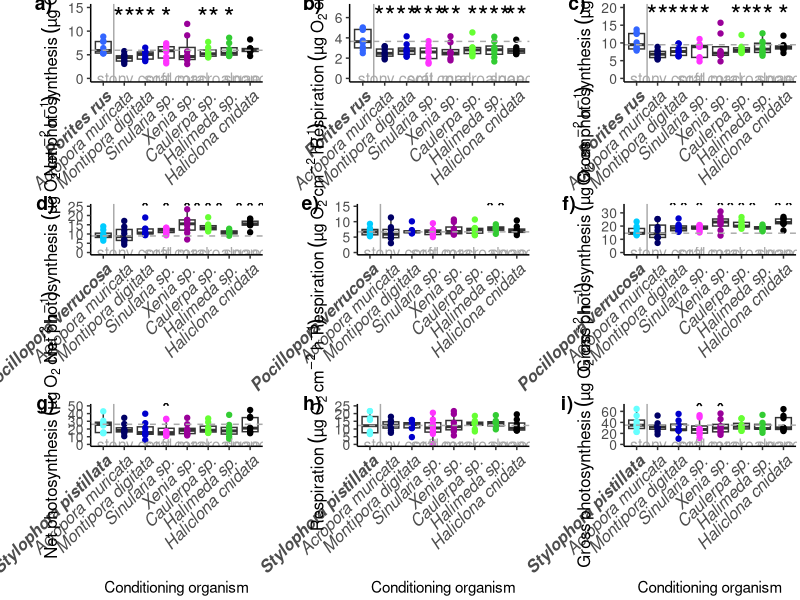
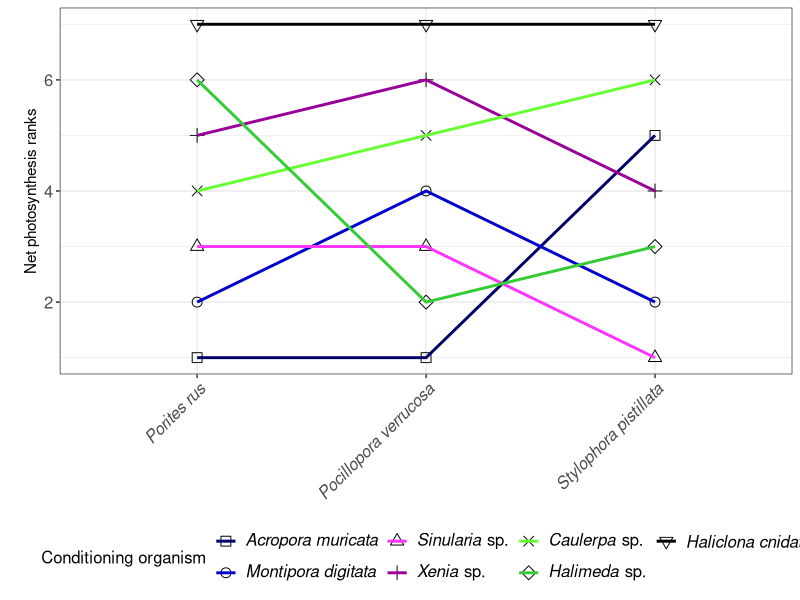
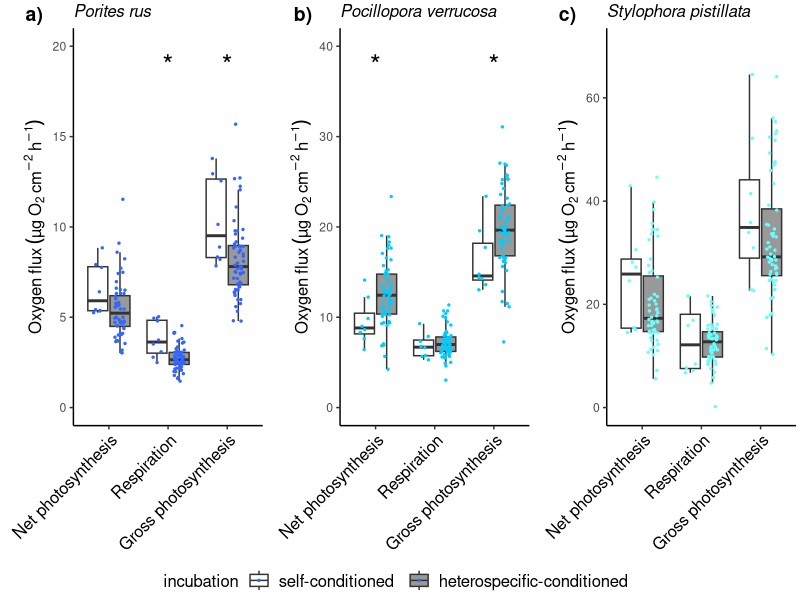
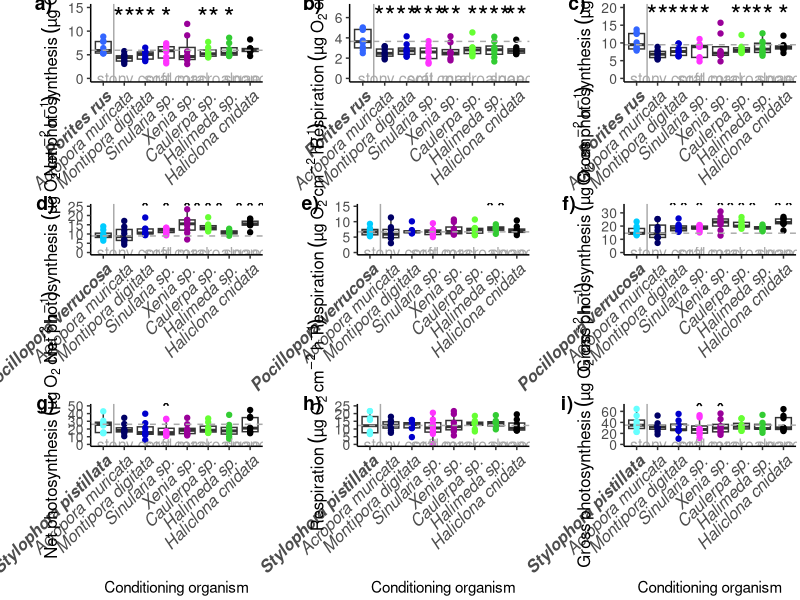
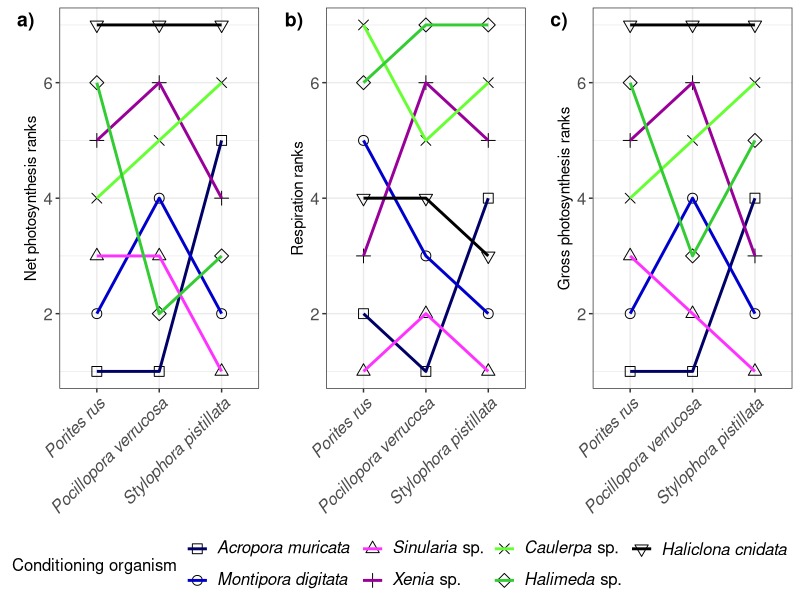

Recreate these plots in R, in order.
#Plots Experiment 1
library(tidyverse)
library(ggplot2)
#library(reshape)
library(rstatix)
#library(patchwork)
library(lubridate)
library(ggpubr)

# read in data_prep produced in Exp1_data_preparation
calc <- read_csv("data_prep.csv")
calc_all <- calc [,c(2:52)]
rm(calc)

calc_all <- mutate_if(calc_all, 
                      is.character, 
                      str_replace_all, pattern = "within-species", replacement = "self-conditioned")


calc_all <- mutate_if(calc_all, 
                      is.character, 
                      str_replace_all, pattern = "off-species", replacement = "heterospecific-conditioned")


#__________________________
# Figure 1
#__________________________
calc_long <- pivot_longer(calc_all, net_photo_ug_h_cm2:gross_photo_ug_h_cm2)

Pru <- calc_long %>% filter(species == "Pru")
Pve <- calc_long %>% filter(species == "Pve")
Spi <- calc_long %>% filter(species == "Spi")

#Porites rus
Pru$incubation<- factor(Pru$incubation, levels = c("self-conditioned", "heterospecific-conditioned"))
Pru$name<- factor(Pru$name, levels = c("net_photo_ug_h_cm2", "respiration_ug_h_cm2", "gross_photo_ug_h_cm2"))

pru <- ggplot(Pru, aes(x = name, y = value, fill = incubation)) +
  scale_color_manual(values=c("#000000")) +
  scale_fill_manual(values=c("#FFFFFF", "#999999")) +
  geom_boxplot(outlier.shape = NA) +
  geom_point(color = "#3366FF", size = 0.5, position = position_jitterdodge(dodge.width = 0.75, jitter.width = 0.35))+
  theme_classic() +
  scale_x_discrete (labels = c("net_photo_ug_h_cm2" = "Net photosynthesis",
                               "respiration_ug_h_cm2" = "Respiration",
                               "gross_photo_ug_h_cm2" = "Gross photosynthesis")) +
  ylim(0,20)+
  labs(y = expression(Oxygen~flux~(µg~O[2]~cm^{-2}~h^{-1}))) +
  annotate("text", x = 2, y = 19, size = 7, label = c("*"), color = "black") +
  annotate("text", x = 3, y = 19, size = 7, label = c("*"), color = "black") +
  ggtitle("Porites rus") +
  theme(plot.margin = unit(c(0.1,0.1,0.1,0.6), "cm"), 
        axis.title.y = element_text(size = 12, hjust = 0.5),
        axis.text.x = element_text(size = 12, color = "black", angle = 45, hjust= 1),
        axis.title.x = element_blank(),
        plot.title=element_text(face="italic", size=12)) +
  theme(legend.position = "bottom",
        legend.title = element_text(size = 12),
        legend.text = element_text(size = 12)) + guides(color="none")

# Pocillopora verrucosa
Pve$incubation<- factor(Pve$incubation, levels = c("self-conditioned", "heterospecific-conditioned"))
Pve$name<- factor(Pve$name, levels = c("net_photo_ug_h_cm2", "respiration_ug_h_cm2", "gross_photo_ug_h_cm2"))

pve <- ggplot(Pve, aes(x = name, y = value, fill = incubation)) +
  scale_color_manual(values=c("#000000")) +
  scale_fill_manual(values=c("#FFFFFF", "#999999")) +
  geom_boxplot(outlier.shape = NA) +
  geom_point(color = "#00CCFF", size = 0.5, position = position_jitterdodge(dodge.width = 0.75, jitter.width = 0.35))+
  theme_classic() +
  scale_x_discrete (labels = c("net_photo_ug_h_cm2" = "Net photosynthesis",
                               "respiration_ug_h_cm2" = "Respiration",
                               "gross_photo_ug_h_cm2" = "Gross photosynthesis")) +
  ylim(0,40)+
  labs(y = expression(Oxygen~flux~(µg~O[2]~cm^{-2}~h^{-1}))) +
  annotate("text", x = 1, y = 38, size = 7, label = c("*"), color = "black") +
  annotate("text", x = 3, y = 38, size = 7, label = c("*"), color = "black") +
  ggtitle("Pocillopora verrucosa") +
  theme(plot.margin = unit(c(0.1,0.1,0.1,0.6), "cm"),
        plot.title = element_text(size = 12, face = "italic"),
        axis.title.y = element_text(size = 12, hjust = 0.5), 
        axis.text.x = element_text(size = 12, color = "black", angle = 45, hjust= 1),
        axis.title.x = element_blank()) +
  theme(legend.position = "bottom",
        legend.title = element_text(size = 12),
        legend.text = element_text(size = 12)) + guides(color="none")

# Stylophora pistillata
Spi$incubation<- factor(Spi$incubation, levels = c("self-conditioned", "heterospecific-conditioned"))
Spi$name<- factor(Spi$name, levels = c("net_photo_ug_h_cm2", "respiration_ug_h_cm2", "gross_photo_ug_h_cm2"))

spi <- ggplot(Spi, aes(x = name, y = value, fill = incubation)) +
  scale_color_manual(values=c("#000000")) +
  scale_fill_manual(values=c("#FFFFFF", "#999999")) +
  geom_boxplot(outlier.shape = NA) +
  geom_point(color = "#66FFFF", size = 0.5, position = position_jitterdodge(dodge.width = 0.75, jitter.width = 0.35))+
  theme_classic() +
  scale_x_discrete (labels = c("net_photo_ug_h_cm2" = "Net photosynthesis",
                               "respiration_ug_h_cm2" = "Respiration",
                               "gross_photo_ug_h_cm2" = "Gross photosynthesis")) +
  labs(y = expression(Oxygen~flux~(µg~O[2]~cm^{-2}~h^{-1}))) +
  ylim(0,70)+
  ggtitle("Stylophora pistillata") +
  theme(plot.margin = unit(c(0.1,0.1,0.1,0.6), "cm"), 
        plot.title = element_text(size = 12, face = "italic"),
        axis.title.y = element_text(size= 12, hjust = 0.5), 
        axis.text.x = element_text(size = 12, color = "black", angle = 45, hjust= 1),
        axis.title.x = element_blank()) +
  theme(legend.position = "bottom",
        legend.title = element_text(size = 12),
        legend.text = element_text(size = 12)) + guides(color="none")

arranged_Figure1 <- ggarrange(pru, pve, spi,
                                               labels = c("a)", "b)", "c)"),
                                               label.x = 0,
                                               label.y = 0.95,
                                               common.legend = TRUE,
                                               legend = "bottom",
                                               ncol = 3, nrow = 1,
                                               hjust = -1.5,
                                               vjust = -0.5) +
  theme(legend.text = element_text(size = 22))

ggsave("Figures/Figure1.png", width=11, height = 5, 
       limitsize = FALSE, dpi = 700, arranged_Figure1)

rm(pru, pve, spi, Pru, Pve, Spi, arranged_Figure1, calc_long)


#_______________________________________________
# Figure 2
#_______________________________________________
#####Porites rus Net, resp, gross
pru<-calc_all %>% 
  filter(species=="Pru")

pru$cond_organism<- factor(pru$cond_organism, levels = c("Pru", "Amu","Mdi", "Ssp","Xsp","Csp","Hsp","Hcn"))
pru$genus<- factor(pru$genus, levels = c("stony coral","soft coral","macroalgae","sponge"))

#P. rus netto
net <- ggplot(pru, aes(x = cond_organism, y = net_photo_ug_h_cm2)) +
  geom_boxplot(outlier.shape = NA) +
  theme_classic() +
  geom_point(aes(colour = cond_organism)) +
  scale_colour_manual(name = NULL,
                      values = c("#3366FF","#000066", "#0000CC","#FF33FF",
                                 "#990099","#66FF33","#33CC33", "#000000")) +
  geom_vline(xintercept = 1.5, linetype = 1, color = "darkgrey") +
  geom_hline(yintercept = 5.95, linetype = 2, color = "darkgrey") +
  ylim(0,15)+  
  labs(y=expression(Net~photosynthesis~(µg~O[2]~cm^{-2}~h^{-1}))) +
  scale_x_discrete (labels = c("Pru" = "Porites rus", "Amu" = "Acropora muricata",
                               "Mdi" = "Montipora digitata","Ssp" = "Sinularia sp.","Xsp"  = "Xenia sp.", 
                               "Csp" = "Caulerpa sp.","Hsp" = "Halimeda sp.", "Hcn" ="Haliclona cnidata"))+
  guides(fill=FALSE) +
  guides(alpha=FALSE) +
  theme_classic() +
  theme(plot.margin = unit(c(0.1,0.1,0.1,1), "cm"), axis.title.y = element_text(size = 12, hjust = 0.5))+
  annotate("text", x = 2.5, y = 0, size = 4, label = c("stony coral"), color = "darkgrey")+
  annotate("text", x = 4.5, y = 0, size = 4, label = c("soft coral"), color = "darkgrey")+
  annotate("text", x = 6.5, y = 0, size = 4, label = c("macroalgae"), color = "darkgrey")+
  annotate("text", x = 8, y = 0, size = 4, label = c("sponge"), color = "darkgrey") +
  annotate("text", x = 2, y = 13, size = 7, label = c("**"), color = "black") +
  annotate("text", x = 3, y = 13, size = 7, label = c("**"), color = "black") +
  annotate("text", x = 4, y = 13, size = 7, label = c("*"), color = "black") +
  annotate("text", x = 6, y = 13, size = 7, label = c("**"), color = "black") +
  annotate("text", x = 7, y = 13, size = 7, label = c("*"), color = "black") +
  theme(legend.position = "none") +
  theme(axis.title.x=element_blank()) +
  theme(axis.text.y = element_text(size = 10)) +
  theme(axis.text.x = element_text(size = 12, face = c("bold.italic", "italic", "italic", "italic","italic",
                                                       "italic", "italic", "italic"),
                                   angle = 45, vjust = 1, hjust=1))

# P. rus respiration
resp <- ggplot(pru, aes(x = cond_organism, y = respiration_ug_h_cm2)) +
  geom_boxplot(outlier.shape = NA) +
  theme_classic() +
  geom_point(aes(colour = cond_organism)) +
  scale_colour_manual(name = NULL,
                      values = c("#3366FF","#000066", "#0000CC","#FF33FF",
                                 "#990099","#66FF33","#33CC33", "#000000")) +
  geom_vline(xintercept = 1.5, linetype = 1, color = "darkgrey") +
  geom_hline(yintercept = 3.65, linetype = 2, color = "darkgrey") +
  ylim(0,7)+  
  labs(y=expression(Respiration~(µg~O[2]~cm^{-2}~h^{-1}))) +
  scale_x_discrete (labels = c("Pru" = "Porites rus", "Amu" = "Acropora muricata",
                               "Mdi" = "Montipora digitata","Ssp" = "Sinularia sp.","Xsp"  = "Xenia sp.", 
                               "Csp" = "Caulerpa sp.","Hsp" = "Halimeda sp.", "Hcn" ="Haliclona cnidata")) +
  guides(fill=FALSE) +
  guides(alpha=FALSE) +
  theme_classic() +
  theme(plot.margin = unit(c(0.1,0.1,0.1,1), "cm"), axis.title.y = element_text(size = 12, hjust = 0.5))+
  annotate("text", x = 2.5, y = 0, size = 4, label = c("stony coral"), color = "darkgrey")+
  annotate("text", x = 4.5, y = 0, size = 4, label = c("soft coral"), color = "darkgrey")+
  annotate("text", x = 6.5, y = 0, size = 4, label = c("macroalgae"), color = "darkgrey")+
  annotate("text", x = 8, y = 0, size = 4, label = c("sponge"), color = "darkgrey") +
  annotate("text", x = 2, y = 6.2, size = 7, label = c("**"), color = "black")+
  annotate("text", x = 3, y = 6.2, size = 7, label = c("**"), color = "black")+
  annotate("text", x = 4, y = 6.2, size = 7, label = c("***"), color = "black")+
  annotate("text", x = 5, y = 6.2, size = 7, label = c("**"), color = "black")+
  annotate("text", x = 6, y = 6.2, size = 7, label = c("*"), color = "black")+
  annotate("text", x = 7, y = 6.2, size = 7, label = c("***"), color = "black")+
  annotate("text", x = 8, y = 6.2, size = 7, label = c("**"), color = "black")+
  theme(legend.position = "none") +
  theme(axis.title.x=element_blank()) +
  theme(axis.text.y = element_text(size = 10)) +
  theme(axis.text.x = element_text(size = 12, face = c("bold.italic", "italic", "italic", "italic","italic",
                                                       "italic", "italic", "italic"),
                                   angle = 45, vjust = 1, hjust=1))

# P. rus gross
gross <- ggplot(pru, aes(x = cond_organism, y = gross_photo_ug_h_cm2)) +
  geom_boxplot(outlier.shape = NA) +
  theme_classic() +
  geom_point(aes(colour = cond_organism)) +
  scale_colour_manual(name = NULL,
                      values = c("#3366FF","#000066", "#0000CC","#FF33FF",
                                 "#990099","#66FF33","#33CC33", "#000000")) +
  geom_vline(xintercept = 1.5, linetype = 1, color = "darkgrey") +
  geom_hline(yintercept = 9.5, linetype = 2, color = "darkgrey") +
  ylim(0,20)+  
  labs(y=expression(Gross~photosynthesis~(µg~O[2]~cm^{-2}~h^{-1}))) +
  scale_x_discrete (labels = c("Pru" = "Porites rus", "Amu" = "Acropora muricata",
                               "Mdi" = "Montipora digitata","Ssp" = "Sinularia sp.","Xsp"  = "Xenia sp.", 
                               "Csp" = "Caulerpa sp.","Hsp" = "Halimeda sp.", "Hcn" ="Haliclona cnidata")) +
  guides(fill=FALSE) +
  guides(alpha=FALSE) +
  theme_classic() +
  theme(plot.margin = unit(c(0.1,0.1,0.1,1), "cm"), axis.title.y = element_text(size = 12, hjust = 0.5))+
  annotate("text", x = 2.5, y = 0, size = 4, label = c("stony coral"), color = "darkgrey")+
  annotate("text", x = 4.5, y = 0, size = 4, label = c("soft coral"), color = "darkgrey")+
  annotate("text", x = 6.5, y = 0, size = 4, label = c("macroalgae"), color = "darkgrey")+
  annotate("text", x = 8, y = 0, size = 4, label = c("sponge"), color = "darkgrey") +
  annotate("text", x = 2, y = 18, size = 7, label = c("**"), color = "black")+
  annotate("text", x = 3, y = 18, size = 7, label = c("**"), color = "black")+
  annotate("text", x = 4, y = 18, size = 7, label = c("**"), color = "black")+
  annotate("text", x = 6, y = 18, size = 7, label = c("**"), color = "black")+
  annotate("text", x = 7, y = 18, size = 7, label = c("**"), color = "black")+
  annotate("text", x = 8, y = 18, size = 7, label = c("*"), color = "black")+
  theme(legend.position = "none") +
  theme(axis.title.x=element_blank()) +
  theme(axis.text.y = element_text(size = 10)) +
  theme(axis.text.x = element_text(size = 12, face = c("bold.italic", "italic", "italic", "italic","italic",
                                                       "italic", "italic", "italic"),
                                   angle = 45, vjust = 1, hjust=1))

#####merge 3 plots of P. rus
arranged_Pru <- ggarrange(net, resp, gross,
                          labels = c("a)", "b)", "c)"),
                          label.x = 0.035,
                          label.y = 0.95,
                          common.legend = TRUE,
                          legend = "none",
                          ncol = 3, nrow = 1,
                          hjust = -1.5,
                          vjust = 0) 

rm(gross, net, resp, pru)

#####P. verrucosa Net, resp, gross
pve<-calc_all %>% 
  filter(species=="Pve")

pve$cond_organism<- factor(pve$cond_organism, 
                           levels = c("Pve", "Amu","Mdi", "Ssp","Xsp","Csp","Hsp","Hcn"))

# P. verrucosa netto
net <- ggplot(pve, aes(x = cond_organism, y = net_photo_ug_h_cm2)) +
  geom_boxplot(outlier.shape = NA) +
  theme_classic() +
  geom_point(aes(colour = cond_organism)) +
  scale_colour_manual(name = NULL,
                      values = c("#00CCFF","#000066", "#0000CC","#FF33FF",
                                 "#990099","#66FF33","#33CC33", "#000000")) +
  geom_vline(xintercept = 1.5, linetype = 1, color = "darkgrey") +
  geom_hline(yintercept = 8.95, linetype = 2, color = "darkgrey") +
  ylim(0,25)+  
  labs(y=expression(Net~photosynthesis~(µg~O[2]~cm^{-2}~h^{-1}))) +
  scale_x_discrete (labels = c("Pve" = "Pocillopora verrucosa", "Amu" = "Acropora muricata",
                               "Mdi" = "Montipora digitata","Ssp" = "Sinularia sp.","Xsp"  = "Xenia sp.", 
                               "Csp" = "Caulerpa sp.","Hsp" = "Halimeda sp.", "Hcn" ="Haliclona cnidata")) +
  guides(fill=FALSE) +
  guides(alpha=FALSE) +
  theme_classic() +
  theme(plot.margin = unit(c(0.1,0.1,0.1,1), "cm"), axis.title.y = element_text(size = 12, hjust = 0.5))+
  annotate("text", x = 2.5, y = 0, size = 4, label = c("stony coral"), color = "darkgrey")+
  annotate("text", x = 4.5, y = 0, size = 4, label = c("soft coral"), color = "darkgrey")+
  annotate("text", x = 6.5, y = 0, size = 4, label = c("macroalgae"), color = "darkgrey")+
  annotate("text", x = 8, y = 0, size = 4, label = c("sponge"), color = "darkgrey") +
  annotate("text", x = 3, y = 24, size = 7, label = c("*"), color = "black")+
  annotate("text", x = 4, y = 24, size = 7, label = c("*"), color = "black")+
  annotate("text", x = 5, y = 24, size = 7, label = c("*"), color = "black")+
  annotate("text", x = 6, y = 24, size = 7, label = c("***"), color = "black")+
  annotate("text", x = 8, y = 24, size = 7, label = c("***"), color = "black")+
  theme(legend.position = "none") +
  theme(axis.text.y = element_text(size = 10)) +
  theme(axis.title.x=element_blank()) +
  theme(axis.text.x = element_text(size = 12, face = c("bold.italic", "italic", "italic", "italic","italic",
                                                       "italic", "italic", "italic"),
                                   angle = 45, vjust = 1, hjust=1))

# P. verrucosa respiration
resp <- ggplot(pve, aes(x = cond_organism, y = respiration_ug_h_cm2)) +
  geom_boxplot(outlier.shape = NA) +
  theme_classic() +
  geom_point(aes(colour = cond_organism)) +
  scale_colour_manual(name = NULL,
                      values = c("#00CCFF","#000066", "#0000CC","#FF33FF",
                                 "#990099","#66FF33","#33CC33", "#000000")) +
  geom_vline(xintercept = 1.5, linetype = 1, color = "darkgrey") +
  geom_hline(yintercept = 6.7, linetype = 2, color = "darkgrey") +
  ylim(0,15)+  
  labs(y=expression(Respiration~(µg~O[2]~cm^{-2}~h^{-1}))) +
  scale_x_discrete (labels = c("Pve" = "Pocillopora verrucosa", "Amu" = "Acropora muricata",
                               "Mdi" = "Montipora digitata","Ssp" = "Sinularia sp.","Xsp"  = "Xenia sp.", 
                               "Csp" = "Caulerpa sp.","Hsp" = "Halimeda sp.", "Hcn" ="Haliclona cnidata")) +
  guides(fill=FALSE) +
  guides(alpha=FALSE) +
  theme_classic() +
  theme(plot.margin = unit(c(0.1,0.1,0.1,1), "cm"), axis.title.y = element_text(size = 12, hjust = 0.5))+
  annotate("text", x = 2.5, y = 0, size = 4, label = c("stony coral"), color = "darkgrey")+
  annotate("text", x = 4.5, y = 0, size = 4, label = c("soft coral"), color = "darkgrey")+
  annotate("text", x = 6.5, y = 0, size = 4, label = c("macroalgae"), color = "darkgrey")+
  annotate("text", x = 8, y = 0, size = 4, label = c("sponge"), color = "darkgrey") +
  annotate("text", x = 7, y = 14.5, size = 7, label = c("**"), color = "black")+
  theme(legend.position = "none") +
  theme(axis.title.x=element_blank()) +
  theme(axis.text.y = element_text(size = 10)) +
  theme(axis.text.x = element_text(size = 12, face = c("bold.italic", "italic", "italic", "italic","italic",
                                                       "italic", "italic", "italic"),
                                   angle = 45, vjust = 1, hjust=1))

# P. verrucosa gross
gross <- ggplot(pve, aes(x = cond_organism, y = gross_photo_ug_h_cm2)) +
  geom_boxplot(outlier.shape = NA) +
  theme_classic() +
  geom_point(aes(colour = cond_organism)) +
  scale_colour_manual(name = NULL,
                      values = c("#00CCFF","#000066", "#0000CC","#FF33FF",
                                 "#990099","#66FF33","#33CC33", "#000000")) +
  geom_vline(xintercept = 1.5, linetype = 1, color = "darkgrey") +
  geom_hline(yintercept = 14.6, linetype = 2, color = "darkgrey") +
  ylim(0,35)+  
  labs(y=expression(Gross~photosynthesis~(µg~O[2]~cm^{-2}~h^{-1}))) +
  scale_x_discrete (labels = c("Pve" = "Pocillopora verrucosa", "Amu" = "Acropora muricata",
                               "Mdi" = "Montipora digitata","Ssp" = "Sinularia sp.","Xsp"  = "Xenia sp.", 
                               "Csp" = "Caulerpa sp.","Hsp" = "Halimeda sp.", "Hcn" ="Haliclona cnidata")) +
  guides(fill=FALSE) +
  guides(alpha=FALSE) +
  theme_classic() +
  theme(plot.margin = unit(c(0.1,0.1,0.1,1), "cm"), axis.title.y = element_text(size = 12, hjust = 0.5))+
  annotate("text", x = 2.5, y = 0, size = 4, label = c("stony coral"), color = "darkgrey")+
  annotate("text", x = 4.5, y = 0, size = 4, label = c("soft coral"), color = "darkgrey")+
  annotate("text", x = 6.5, y = 0, size = 4, label = c("macroalgae"), color = "darkgrey")+
  annotate("text", x = 8, y = 0, size = 4, label = c("sponge"), color = "darkgrey") +
  annotate("text", x = 3, y = 34, size = 7, label = c("**"), color = "black")+
  annotate("text", x = 4, y = 34, size = 7, label = c("*"), color = "black")+
  annotate("text", x = 5, y = 34, size = 7, label = c("*"), color = "black")+
  annotate("text", x = 6, y = 34, size = 7, label = c("***"), color = "black")+
  annotate("text", x = 8, y = 34, size = 7, label = c("**"), color = "black")+
  theme(legend.position = "none") +
  theme(axis.title.x=element_blank()) +
  theme(axis.text.y = element_text(size = 10))+
  theme(axis.text.x = element_text(size = 12, face = c("bold.italic", "italic", "italic", "italic","italic",
                                                       "italic", "italic", "italic"),
                                   angle = 45, vjust = 1, hjust=1))

#####merge 3 plots of P. verrucosa
arranged_Pve <- ggarrange(net, resp, gross,
                          labels = c("d)", "e)", "f)"),
                          label.x = 0.035,
                          label.y = 0.95,
                          common.legend = TRUE,
                          legend = "none",
                          ncol = 3, nrow = 1,
                          hjust = -1.5,
                          vjust = 0)

rm(gross, net, resp, pve)


#####S. pistillata Net, resp, gross
spi<-calc_all %>% 
  filter(species=="Spi")

spi$cond_organism<- factor(spi$cond_organism, levels = c("Spi", "Amu","Mdi", "Ssp","Xsp","Csp","Hsp","Hcn"))

# S. pistillata netto
net <- ggplot(spi, aes(x = cond_organism, y = net_photo_ug_h_cm2)) +
  geom_boxplot(outlier.shape = NA) +
  theme_classic() +
  geom_point(aes(colour = cond_organism)) +
  scale_colour_manual(name = NULL,
                      values = c("#66FFFF","#000066", "#0000CC","#FF33FF",
                                 "#990099","#66FF33","#33CC33", "#000000")) +
  geom_vline(xintercept = 1.5, linetype = 1, color = "darkgrey") +
  geom_hline(yintercept = 26.1, linetype = 2, color = "darkgrey") +
  ylim(0,50)+  
  labs(x="Conditioning organism", y=expression(Net~photosynthesis~(µg~O[2]~cm^{-2}~h^{-1}))) +
  scale_x_discrete (labels = c("Spi" = "Stylophora pistillata", "Amu" = "Acropora muricata",
                               "Mdi" = "Montipora digitata","Ssp" = "Sinularia sp.","Xsp"  = "Xenia sp.", 
                               "Csp" = "Caulerpa sp.","Hsp" = "Halimeda sp.", "Hcn" ="Haliclona cnidata")) +
  guides(fill=FALSE) +
  guides(alpha=FALSE) +
  theme_classic() +
  theme(plot.margin = unit(c(0.1,0.1,0.1,1), "cm"), axis.title.y = element_text(size = 12, hjust = 0.5))+
  annotate("text", x = 2.5, y = 0, size = 4, label = c("stony coral"), color = "darkgrey")+
  annotate("text", x = 4.5, y = 0, size = 4, label = c("soft coral"), color = "darkgrey")+
  annotate("text", x = 6.5, y = 0, size = 4, label = c("macroalgae"), color = "darkgrey")+
  annotate("text", x = 8, y = 0, size = 4, label = c("sponge"), color = "darkgrey") +
  annotate("text", x = 4, y = 47, size = 7, label = c("*"), color = "black")+
  theme(legend.position = "none") +
  theme(axis.text.y = element_text(size = 10)) +
  theme(axis.text.x = element_text(size = 12, face = c("bold.italic", "italic", "italic", "italic","italic",
                                                       "italic", "italic", "italic"),
                                   angle = 45, vjust = 1, hjust=1))


# S. pistillata respiraton
resp <- ggplot(spi, aes(x = cond_organism, y = respiration_ug_h_cm2)) +
  geom_boxplot(outlier.shape = NA) +
  theme_classic() +
  geom_point(aes(colour = cond_organism)) +
  scale_colour_manual(name = NULL,
                      values = c("#66FFFF","#000066", "#0000CC","#FF33FF",
                                 "#990099","#66FF33","#33CC33", "#000000")) +
  geom_vline(xintercept = 1.5, linetype = 1, color = "darkgrey") +
  geom_hline(yintercept = 12.3, linetype = 2, color = "darkgrey") +
  ylim(0,25)+  
  labs(x="Conditioning organism", y=expression(Respiration~(µg~O[2]~cm^{-2}~h^{-1}))) +
  scale_x_discrete (labels = c("Spi" = "Stylophora pistillata", "Amu" = "Acropora muricata",
                               "Mdi" = "Montipora digitata","Ssp" = "Sinularia sp.","Xsp"  = "Xenia sp.", 
                               "Csp" = "Caulerpa sp.","Hsp" = "Halimeda sp.", "Hcn" ="Haliclona cnidata")) +
  guides(fill=FALSE) +
  guides(alpha=FALSE) +
  theme_classic() +
  theme(plot.margin = unit(c(0.1,0.1,0.1,1), "cm"), axis.title.y = element_text(size = 12, hjust = 0.5))+
  annotate("text", x = 2.5, y = 0, size = 4, label = c("stony coral"), color = "darkgrey")+
  annotate("text", x = 4.5, y = 0, size = 4, label = c("soft coral"), color = "darkgrey")+
  annotate("text", x = 6.5, y = 0, size = 4, label = c("macroalgae"), color = "darkgrey")+
  annotate("text", x = 8, y = 0, size = 4, label = c("sponge"), color = "darkgrey") +
  theme(legend.position = "none") +
  theme(axis.text.y = element_text(size = 10)) +
  theme(axis.text.x = element_text(size = 12, face = c("bold.italic", "italic", "italic", "italic","italic",
                                                       "italic", "italic", "italic"),
                                   angle = 45, vjust = 1, hjust=1))



# S. pistillata gross
gross <- ggplot(spi, aes(x = cond_organism, y = gross_photo_ug_h_cm2)) +
  geom_boxplot(outlier.shape = NA) +
  theme_classic() +
  geom_point(aes(colour = cond_organism)) +
  scale_colour_manual(name = NULL,
                      values = c("#66FFFF","#000066", "#0000CC","#FF33FF",
                                 "#990099","#66FF33","#33CC33", "#000000")) +
  geom_vline(xintercept = 1.5, linetype = 1, color = "darkgrey") +
  geom_hline(yintercept = 35, linetype = 2, color = "darkgrey") +
  ylim(0,70)+  
  labs(x="Conditioning organism", y=expression(Gross~photosynthesis~(µg~O[2]~cm^{-2}~h^{-1}))) +
  scale_x_discrete (labels = c("Spi" = "Stylophora pistillata", "Amu" = "Acropora muricata",
                               "Mdi" = "Montipora digitata","Ssp" = "Sinularia sp.","Xsp"  = "Xenia sp.", 
                               "Csp" = "Caulerpa sp.","Hsp" = "Halimeda sp.", "Hcn" ="Haliclona cnidata")) +
  guides(fill=FALSE) +
  guides(alpha=FALSE) +
  theme_classic() +
  theme(plot.margin = unit(c(0.1,0.1,0.1,1), "cm"), axis.title.y = element_text(size = 12, hjust = 0.5))+
  annotate("text", x = 2.5, y = 0, size = 4, label = c("stony coral"), color = "darkgrey")+
  annotate("text", x = 4.5, y = 0, size = 4, label = c("soft coral"), color = "darkgrey")+
  annotate("text", x = 6.5, y = 0, size = 4, label = c("macroalgae"), color = "darkgrey")+
  annotate("text", x = 8, y = 0, size = 4, label = c("sponge"), color = "darkgrey") +
  annotate("text", x = 4, y = 65, size = 7, label = c("*"), color = "black")+
  annotate("text", x = 5, y = 65, size = 7, label = c("*"), color = "black")+
  theme(legend.position = "none") +
  theme(axis.text.y = element_text(size = 10)) +
  theme(axis.text.x = element_text(size = 12, face = c("bold.italic", "italic", "italic", "italic","italic",
                                                       "italic", "italic", "italic"),
                                   angle = 45, vjust = 1, hjust=1))

#####merge 3 plots of S. pistillata
arranged_Spi <- ggarrange(net, resp, gross,
                          labels = c("g)", "h)", "i)"),
                          label.x = 0.035,
                          label.y = 0.95,
                          common.legend = TRUE,
                          legend = "none",
                          ncol = 3, nrow = 1,
                          hjust = -1.5,
                          vjust = 0)

rm(gross, net, resp, spi)

####merge all arranged_species to one plot
Figure2 <- ggarrange(arranged_Pru, arranged_Pve, arranged_Spi,
                         # label.x = 0,
                        #  label.y = 0.95,
                          common.legend = TRUE,
                          legend = "none",
                          ncol = 1, nrow = 3,
                          hjust = -0.5,
                          vjust = 0)

Figure2
ggsave("Figures/Figure2.png", width=15, height = 15, limitsize = FALSE, dpi = 700, Figure2)
rm(arranged_Pru, arranged_Pve, arranged_Spi, Figure2)


#___________________________________________________
# Figure3
#___________________________________________________
######create Score to identify the top and worst influencer
########Rank for Net photosynthesis
External <- calc_all %>% filter(incubation=="heterospecific-conditioned")

###separate by incubated species
Pru <- External %>% filter(species == "Pru")
Pve <- External %>% filter(species == "Pve")
Spi <- External %>% filter(species == "Spi")

rm(External)

# Mean per day net photo
Pru_merged <- Pru %>% group_by(cond_organism) %>% summarise(mean_Pru_net=mean(net_photo_ug_h_cm2))
Spi_merged <- Spi %>% group_by(cond_organism) %>% summarise(mean_Spi_net=mean(net_photo_ug_h_cm2))
Pve_merged <- Pve %>% group_by(cond_organism) %>% summarise(mean_Pve_net=mean(net_photo_ug_h_cm2))

# Merge tables net photo
Pru <- left_join(Pru, Pru_merged, by= "cond_organism")
Spi <- left_join(Spi, Spi_merged, by= "cond_organism")
Pve <- left_join(Pve, Pve_merged, by= "cond_organism")

# rank by conditioning organism
Pru_rank_net <- Pru %>% select(c(cond_organism, mean_Pru_net)) %>% distinct() %>% mutate(rank_Pru_net = rank(mean_Pru_net))
Spi_rank_net <- Spi %>% select(c(cond_organism, mean_Spi_net)) %>% distinct() %>% mutate(rank_Spi_net = rank(mean_Spi_net))
Pve_rank_net <- Pve %>% select(c(cond_organism, mean_Pve_net)) %>% distinct() %>% mutate(rank_Pve_net = rank(mean_Pve_net))

#left_join to join all rank tables
Net<- left_join(Pru_rank_net, Spi_rank_net, by= "cond_organism")
Net_rank<- left_join(Net, Pve_rank_net, by= "cond_organism")

#reduce table to necessary information
Net_rank <- Net_rank %>% select(c(cond_organism, rank_Pru_net, rank_Spi_net, rank_Pve_net))

#Name %>% pivot_longer
Net_rank <- Net_rank %>% pivot_longer(rank_Pru_net:rank_Pve_net)

# remove unnecessary tables
rm(Pru_merged, Spi_merged, Pve_merged, Pru, Pve, Spi, Net, Pru_rank_net, Spi_rank_net, Pve_rank_net)

#####################################
########Rank for Gross photosynthesis
External <- calc_all %>% filter(incubation=="heterospecific-conditioned")

###separate by incubated species
Pru <- External %>% filter(species == "Pru")
Pve <- External %>% filter(species == "Pve")
Spi <- External %>% filter(species == "Spi")

rm(External)

# Mean per day gross photo
Pru_merged <- Pru %>% group_by(cond_organism) %>% summarise(mean_Pru_gross=mean(gross_photo_ug_h_cm2))
Spi_merged <- Spi %>% group_by(cond_organism) %>% summarise(mean_Spi_gross=mean(gross_photo_ug_h_cm2))
Pve_merged <- Pve %>% group_by(cond_organism) %>% summarise(mean_Pve_gross=mean(gross_photo_ug_h_cm2))

# Merge tables gross photo
Pru <- left_join(Pru, Pru_merged, by= "cond_organism")
Spi <- left_join(Spi, Spi_merged, by= "cond_organism")
Pve <- left_join(Pve, Pve_merged, by= "cond_organism")

# rank by conditioning organism
Pru_rank_gross <- Pru %>% select(c(cond_organism, mean_Pru_gross)) %>% distinct() %>% mutate(rank_Pru_gross = rank(mean_Pru_gross))
Spi_rank_gross <- Spi %>% select(c(cond_organism, mean_Spi_gross)) %>% distinct() %>% mutate(rank_Spi_gross = rank(mean_Spi_gross))
Pve_rank_gross <- Pve %>% select(c(cond_organism, mean_Pve_gross)) %>% distinct() %>% mutate(rank_Pve_gross = rank(mean_Pve_gross))

#left_join to join all rank tables
Gross<- left_join(Pru_rank_gross, Spi_rank_gross, by= "cond_organism")
Gross_rank<- left_join(Gross, Pve_rank_gross, by= "cond_organism")

#reduce table to necessary information
Gross_rank <- Gross_rank %>% select(c(cond_organism, rank_Pru_gross, rank_Spi_gross, rank_Pve_gross))

#Name %>% pivot_longer
Gross_rank <- Gross_rank %>% pivot_longer(rank_Pru_gross:rank_Pve_gross)

# remove unnecessary tables
rm(Pru_merged, Spi_merged, Pve_merged, Pru, Pve, Spi, Gross, Pru_rank_gross, Spi_rank_gross, Pve_rank_gross)

############################
########Rank for Respiration
External <- calc_all %>% filter(incubation=="heterospecific-conditioned")

###separate by incubated species
Pru <- External %>% filter(species == "Pru")
Pve <- External %>% filter(species == "Pve")
Spi <- External %>% filter(species == "Spi")

rm(External)

# Mean per day respiration
Pru_merged <- Pru %>% group_by(cond_organism) %>% summarise(mean_Pru_resp=mean(respiration_ug_h_cm2))
Spi_merged <- Spi %>% group_by(cond_organism) %>% summarise(mean_Spi_resp=mean(respiration_ug_h_cm2))
Pve_merged <- Pve %>% group_by(cond_organism) %>% summarise(mean_Pve_resp=mean(respiration_ug_h_cm2))

# Merge tables respiration
Pru <- left_join(Pru, Pru_merged, by= "cond_organism")
Spi <- left_join(Spi, Spi_merged, by= "cond_organism")
Pve <- left_join(Pve, Pve_merged, by= "cond_organism")

# rank by conditioning organism
Pru_rank_resp <- Pru %>% select(c(cond_organism, mean_Pru_resp)) %>% distinct() %>% mutate(rank_Pru_resp = rank(mean_Pru_resp))
Spi_rank_resp <- Spi %>% select(c(cond_organism, mean_Spi_resp)) %>% distinct() %>% mutate(rank_Spi_resp = rank(mean_Spi_resp))
Pve_rank_resp <- Pve %>% select(c(cond_organism, mean_Pve_resp)) %>% distinct() %>% mutate(rank_Pve_resp = rank(mean_Pve_resp))

#left_join to join all rank tables
Resp<- left_join(Pru_rank_resp, Spi_rank_resp, by= "cond_organism")
Resp_rank<- left_join(Resp, Pve_rank_resp, by= "cond_organism")

#reduce table to necessary information
Resp_rank <- Resp_rank %>% select(c(cond_organism, rank_Pru_resp, rank_Spi_resp, rank_Pve_resp))

#Name %>% pivot_longer
Resp_rank <- Resp_rank %>% pivot_longer(rank_Pru_resp:rank_Pve_resp)

# remove unnecessary tables
rm(Pru_merged, Spi_merged, Pve_merged, Pru, Pve, Spi, Resp, Pru_rank_resp, Spi_rank_resp, Pve_rank_resp)

#####plot scores
Net_rank$cond_organism<- factor(Net_rank$cond_organism, levels = c("Amu","Mdi", "Ssp","Xsp","Csp","Hsp","Hcn"))

##Plot Net photosynthesis
rnet <- ggplot(Net_rank, aes(x= name, y=value, shape = cond_organism))+
  geom_point(size = 3) +
  geom_line(aes(group = cond_organism, color= cond_organism), lwd = 1)+
  scale_x_discrete (labels = c("rank_Spi_net" = expression(italic("Stylophora pistillata")), 
                               "rank_Pve_net" = expression(italic("Pocillopora verrucosa")),
                               "rank_Pru_net" = expression(italic("Porites rus")))) +
  ylab("\nNet photosynthesis ranks") +
  scale_shape_manual(name ="Conditioning organism", labels = c("Amu" = expression(italic("Acropora muricata")),
                                                               "Mdi" = expression(italic("Montipora digitata")),
                                                               "Ssp" = expression(paste(italic("Sinularia"), " sp.")),
                                                               "Xsp" = expression(paste(italic("Xenia"), " sp.")), 
                                                               "Csp" = expression(paste(italic("Caulerpa")," sp.")), 
                                                               "Hsp" = expression(paste(italic("Halimeda"), " sp.")),
                                                               "Hcn" = expression(italic("Haliclona cnidata"))),
                     values=c(0, 1, 2, 3, 4, 5, 6, 8))+
  scale_color_manual(name ="Conditioning organism", labels = c("Amu" = expression(italic("Acropora muricata")),
                                                               "Mdi" = expression(italic("Montipora digitata")),
                                                               "Ssp" = expression(paste(italic("Sinularia"), " sp.")),
                                                               "Xsp" = expression(paste(italic("Xenia"), " sp.")), 
                                                               "Csp" = expression(paste(italic("Caulerpa")," sp.")), 
                                                               "Hsp" = expression(paste(italic("Halimeda"), " sp.")),
                                                               "Hcn" = expression(italic("Haliclona cnidata"))),
                     values = c("Amu" = "#000066", "Mdi" = "#0000CC",
                                "Ssp" = "#FF33FF", "Xsp" = "#990099", 
                                "Csp" = "#66FF33", "Hsp" = "#33CC33",
                                "Hcn" = "#000000")) +
  theme_bw() +
  theme(axis.text.x = element_text(size = 12, face = "italic",angle = 45, vjust = 1, hjust=1)) +
  theme(axis.title.x=element_blank(),
        axis.text.y=element_text(size = 12),
        legend.position = "bottom",
        legend.text = element_text(size = 12, vjust = 0.5, hjust = 0),
        legend.title = element_text(size = 12))

rnet

##Plot Gross photosynthesis
Gross_rank$cond_organism<- factor(Gross_rank$cond_organism, levels = c("Amu","Mdi", "Ssp","Xsp","Csp","Hsp","Hcn"))

rgross <- ggplot(Gross_rank, aes(x= name, y=value, shape = cond_organism))+
  geom_point(size = 3) +
  geom_line(aes(group = cond_organism, color= cond_organism), lwd = 1)+
  scale_x_discrete (labels = c("rank_Spi_gross" = expression(italic("Stylophora pistillata")),
                               "rank_Pve_gross" = expression(italic( "Pocillopora verrucosa")),
                               "rank_Pru_gross" = expression(italic("Porites rus")))) +
  ylab("\nGross photosynthesis ranks") +
  scale_shape_manual(name ="Conditioning organism", labels = c("Amu" = expression(italic("Acropora muricata")),
                                                               "Mdi" = expression(italic("Montipora digitata")),
                                                               "Ssp" = expression(paste(italic("Sinularia"), " sp.")),
                                                               "Xsp" = expression(paste(italic("Xenia"), " sp.")), 
                                                               "Csp" = expression(paste(italic("Caulerpa")," sp.")), 
                                                               "Hsp" = expression(paste(italic("Halimeda"), " sp.")),
                                                               "Hcn" = expression(italic("Haliclona cnidata"))),
                     values=c(0, 1, 2, 3, 4, 5, 6, 8))+
  scale_color_manual(name ="Conditioning organism", labels = c("Amu" = expression(italic("Acropora muricata")),
                                                               "Mdi" = expression(italic("Montipora digitata")),
                                                               "Ssp" = expression(paste(italic("Sinularia"), " sp.")),
                                                               "Xsp" = expression(paste(italic("Xenia"), " sp.")), 
                                                               "Csp" = expression(paste(italic("Caulerpa")," sp.")), 
                                                               "Hsp" = expression(paste(italic("Halimeda"), " sp.")),
                                                               "Hcn" = expression(italic("Haliclona cnidata"))),
                     values = c("Amu" = "#000066", "Mdi" = "#0000CC",
                                "Ssp" = "#FF33FF", "Xsp" = "#990099", 
                                "Csp" = "#66FF33", "Hsp" = "#33CC33",
                                "Hcn" = "#000000")) +
  theme_bw() +
  theme(axis.text.x = element_text(size =12, face = "italic",angle = 45, vjust = 1, hjust=1)) +
  theme(axis.title.x=element_blank(),
        axis.text.y = element_text(size = 12),
        legend.position = "bottom",
        legend.text = element_text(size = 12, face = "italic", vjust = 0.5, hjust = 0),
        legend.title = element_text(size = 12))

##Plot Respiration
Resp_rank$cond_organism<- factor(Resp_rank$cond_organism, levels = c("Amu","Mdi", "Ssp","Xsp","Csp","Hsp","Hcn"))

rresp <- ggplot(Resp_rank, aes(x= name, y=value, shape = cond_organism))+
  geom_point(size = 3) +
  geom_line(aes(group = cond_organism, color= cond_organism), lwd = 1)+
  scale_x_discrete (labels = c("rank_Spi_resp" = expression(italic("Stylophora pistillata")),
                               "rank_Pve_resp" = expression(italic( "Pocillopora verrucosa")),
                               "rank_Pru_resp" = expression(italic("Porites rus")))) +
  ylab("\nRespiration ranks") +
  scale_shape_manual(name ="Conditioning organism", labels = c("Amu" = expression(italic("Acropora muricata")),
                                                               "Mdi" = expression(italic("Montipora digitata")),
                                                               "Ssp" = expression(paste(italic("Sinularia"), " sp.")),
                                                               "Xsp" = expression(paste(italic("Xenia"), " sp.")), 
                                                               "Csp" = expression(paste(italic("Caulerpa")," sp.")), 
                                                               "Hsp" = expression(paste(italic("Halimeda"), " sp.")),
                                                               "Hcn" = expression(italic("Haliclona cnidata"))),
                     values=c(0, 1, 2, 3, 4, 5, 6, 8))+
  scale_color_manual(name ="Conditioning organism", labels = c("Amu" = expression(italic("Acropora muricata")),
                                                               "Mdi" = expression(italic("Montipora digitata")),
                                                               "Ssp" = expression(paste(italic("Sinularia"), " sp.")),
                                                               "Xsp" = expression(paste(italic("Xenia"), " sp.")), 
                                                               "Csp" = expression(paste(italic("Caulerpa")," sp.")), 
                                                               "Hsp" = expression(paste(italic("Halimeda"), " sp.")),
                                                               "Hcn" = expression(italic("Haliclona cnidata"))),
                     values = c("Amu" = "#000066", "Mdi" = "#0000CC",
                                "Ssp" = "#FF33FF", "Xsp" = "#990099", 
                                "Csp" = "#66FF33", "Hsp" = "#33CC33",
                                "Hcn" = "#000000")) +
  theme_bw() +
  theme(axis.text.x = element_text(size = 12, face = "italic",angle = 45, vjust = 1, hjust=1)) +
  theme(axis.title.x=element_blank(),
        axis.text.y = element_text(size = 12), 
        legend.position = "bottom",
        legend.text = element_text(size = 12, face = "italic", vjust = 0.5, hjust = 0),
        legend.title = element_text(size = 12))


#####merge 3 rank plots
Figure3 <- ggarrange(rnet, rresp, rgross,
                            labels = c("a)", "b)", "c)"),
                            label.x = 0,
                            label.y = 0.95,
                            common.legend = TRUE,
                            legend = "bottom",
                            ncol = 3, nrow = 1,
                            hjust = -1,
                            vjust = 0) 

ggsave("Figures/Figure3.png", width=11, height = 5, 
       limitsize = FALSE, dpi = 700, Figure3)

rm(calc_all, Figure3, Gross_rank, Net_rank, Resp_rank, rgross, rnet, rresp)
